Frame 1 (no input): blank canvas, image omitted
Frame 60 (no input): blank canvas, image omitted
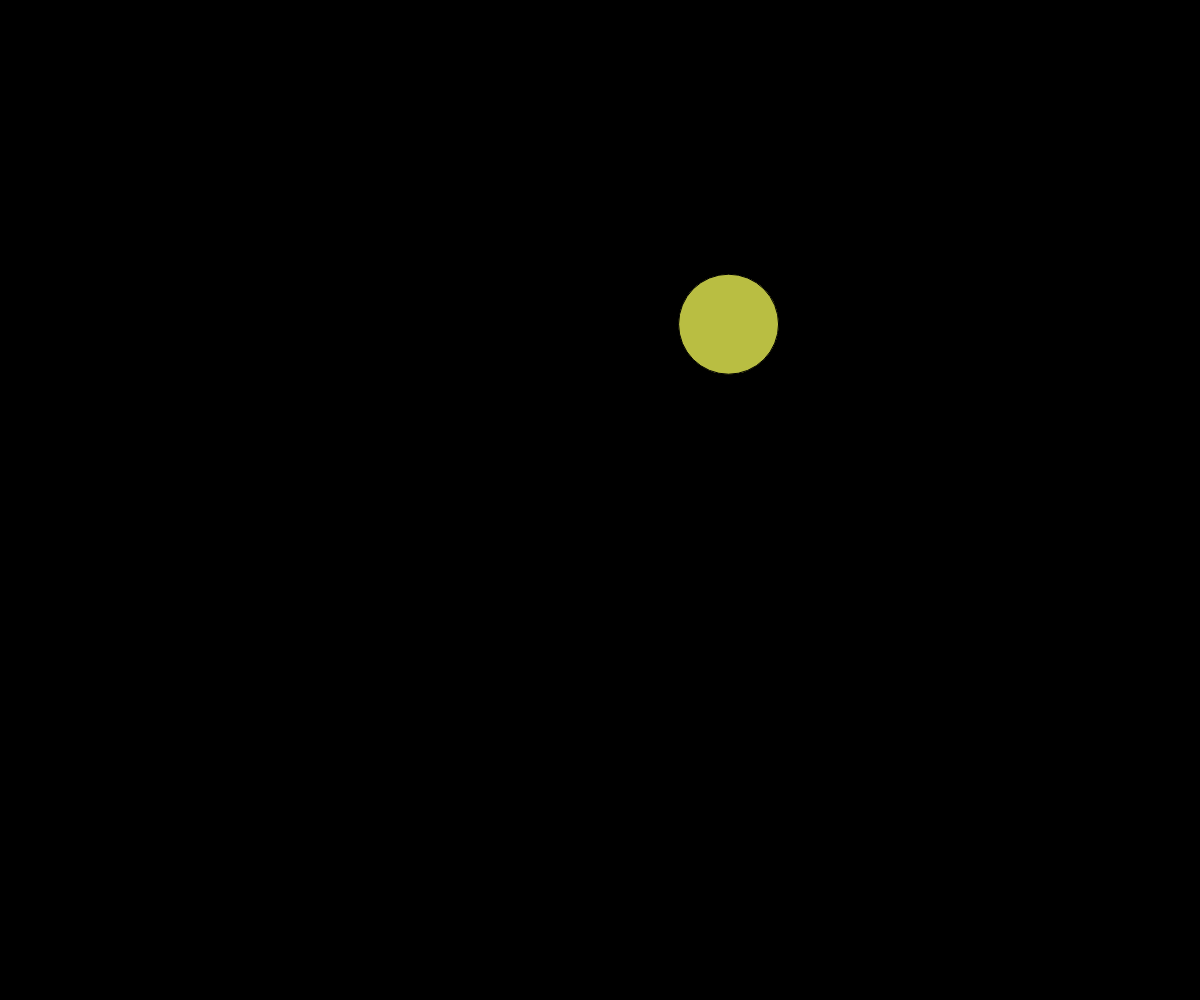
Frame 120 (the mouse pressed at the canvas centre since frame 60)

The p5.js sketch whose frames 1 and 60 were blank and that drew this single picture after the mouse press (run headless with seeded random() and noise() and a simulated clock; from frame 60 on, the mouse is pressed at the canvas centre):

// p5.js sketch
// ── sketch.js
let myflower;
let flower=[];

function setup() {
  createCanvas(windowWidth, windowHeight);

  
  
}

function draw() {
  background("black");

  for(let i=0;i<flower.length;i=i+1){
    flower[i].checkifSelected(mouseX,mouseY);
    flower[i].moveFlower();
    flower[i].drawFlower();
    

  }
  

}

function mousePressed(){
  let tempFlower = new Flower (mouseX,mouseY,random(-5,5),random(-5,5),100,100);
  flower.push(tempFlower);
}








// ── flower.js
class Flower{
    constructor(x,y,xspeed,yspeed,size){

        this.x=x;
        this.y=y;
        this.xspeed=xspeed;
        this.yspeed=yspeed;
        this.size =size;
        this.selectedFlower=false;

    }

    drawFlower(){

        if(this.selectedFlower==true){
            fill("red");
        }else{
            fill(random(0,255),random(0,255),random(0,255))
        }
        
        ellipse(this.x,this.y,this.size,this.size);
        
        ellipse(this.x,this.y,this.size,this.size);
        
        ellipse(this.x,this.y,this.size,this.size);



    }

    moveFlower(){

        this.x = this.x+this.xspeed;
        this.y = this.y+this.yspeed;

        if(this.y+25 > height || this.y-25 < 0){
            this.yspeed = -this.yspeed;
        }

        

        if(this.x-25 < 0 || this.x+25 > width){
            this.xspeed = -this.xspeed;
        }


    }

    checkifSelected(mx,my){

        let distance = dist(mx,my,this.x,this.y);
        if(distance < this.size/2){

            this.selectedFlower=true;

        }else{
            this.selectedFlower=false;
        }

        
    }

}
